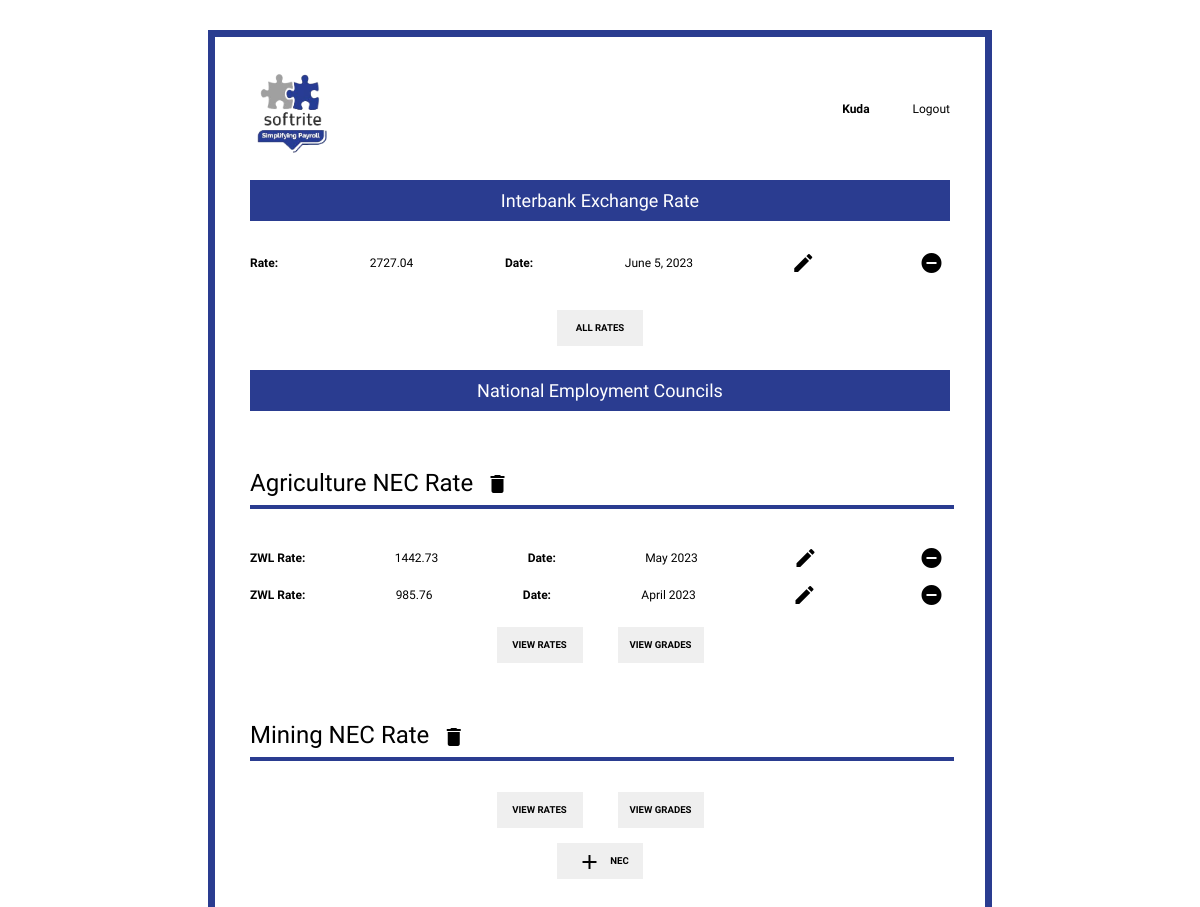
The app's page / (signed in) with its own data.
### payroll_info/models.py (models this page shows, shortened)
class InterbankUSDRate(models.Model):
    date = models.DateField(default=datetime.today, unique=True)
    rate = models.FloatField()
    class Meta:
        verbose_name_plural = "Interbank USD Rates"

class NEC(models.Model):
    name = models.CharField(max_length=100)
    class Meta:
        verbose_name_plural = "NECs"

class Rates(models.Model):
    nec = models.ForeignKey(NEC, on_delete=models.CASCADE)
    rate = models.FloatField()
    date = models.DateField(default=datetime.today)
    class Meta:
        verbose_name_plural = "NEC Rates"

### payroll_info/views.py (the view)
# urls.py: 2. Add a URL to urlpatterns:  path('', views.home, name='home')
@login_required
def home(request):
    necs = NEC.objects.all()
    interbank_instance = InterbankUSDRate.objects.order_by('-date').first()  # ordered by date descending (latest first)
    context = {
        'title': 'Admin',
        'necs': necs,
        'interbank_rate': interbank_instance,
    }
    return render(request, 'payroll_info/admin.html', context)

### payroll_info/templates/payroll_info/admin.html (shortened to what this page needs)
{% extends 'payroll_info/base.html' %}
{% block content %}
    <div id="home_page">
        <section id="interbank_rate" >
            <span class="section-header">
                Interbank Exchange Rate
            </span>
            <span class="flex-row">
                <label><b>Rate: </b></label>
                {{ interbank_rate.rate|floatformat:2 }}
                <label><b>Date: </b></label>
                {{ interbank_rate.date }}
                <a class="plain-link" href="{% url 'interbank-update' interbank_rate.id %}">
                    <i class="material-icons">edit</i>
                </a>
                <a class="plain-link" href="{% url 'interbank-delete' interbank_rate.id %}">
                    <i class="material-icons">remove_circle</i>
                </a>
            </span>
            <br>
        </section>
        <span class="button-row">
            <a class="plain-link" href="{% url 'interbank-rates' %}">
                <button type="button">
                    All Rates
                </button>
            </a>
        </span>
        <section id="nec_rates">
            <span class="section-header">
                National Employment Councils
            </span>
            {% for nec in necs %}
                <div class="collapsable" id="{{ nec.name }}_nec">
                    <h5>
                        {{ nec.name }} NEC Rate
                        <a class="plain-link" href="{% url 'nec-delete' nec.id %}">
                            <i class="material-icons">delete</i>
                        </a>
                    </h5>
                    {% if nec.rates_set %}
                        {% for nec_rate in nec.rates_set.all|dictsortreversed:'date'|slice:":2" %}
                            <span class="flex-row">
                            <label><b>ZWL Rate:</b></label>
                            {{ nec_rate.rate|floatformat:2 }}
                                <label><b>Date:</b></label>
                            {{ nec_rate.date|date:'F Y'}}
                            <a class="plain-link" href="{% url 'nec-rate-update' nec.id nec_rate.id %}">
                                <i class="material-icons">edit</i>
                            </a>
                            <a class="plain-link" href="{% url 'nec-rate-delete' nec.id nec_rate.id %}">
                                <i class="material-icons">remove_circle</i>
                            </a>
                        </span>
                        {% endfor %}
                    {% endif %}
                    <span class="button-row">
                        <a class="plain-link" href="{% url 'nec-rates' nec.id %}">
                            <button type="button">
                                View Rates
                            </button>
                        </a>
                        <a class="plain-link" href="{% url 'nec-grades' nec.id %}">
                            <button type="button">
                                View Grades
                            </button>
                        </a>
                    </span>
                </div>
            {% endfor %}
            <span class="button-row">
                <a class="plain-link" href="{% url 'nec-add' %}">
                    <button type="button" style="display: block; margin: auto;">
                        <i class="material-icons">add</i> NEC
                    </button>
                </a>
            </span>
        </section>
    </div>
{% endblock %}

### payroll_info/templates/payroll_info/base.html (shortened to what this page needs)
<!DOCTYPE html>
{% load static %}
{% load crispy_forms_tags %}
<html lang="en" dir="ltr">
    <head>
        <link rel="stylesheet" href="{% static 'payroll_info/css/qfc-light.css' %}">
        <link rel="stylesheet" href="{% static 'payroll_info/css/style2.css' %}">
        <link rel="stylesheet" href="{% static 'payroll_info/css/tables.css' %}">
        <link rel="stylesheet" href="{% static 'payroll_info/css/colours.css' %}">
    </head>
    <body>
        <div class="qfc-container">
            <section class="ribbon-container">
                <a href="{% url 'payroll-home' %}">
                    <img src="{% static 'payroll_info/images/logo-transparent.png' %}" class="ribbon-logo">
                </a>
                {%if user.is_authenticated %}
                    <div>
                        <a class="plain-link plain" href="{% url 'profile' %}" style="padding-right:2.5rem;">
                            <b>{{ user.username | title }}</b>
                        </a>
                        <a class="plain-link" href="{% url 'logout' %}">Logout</a>
                    </div>
                {% else %}
                    <div>
                        <a class="plain-link" href="{% url 'login' %}">Login</a>
                    </div>
                {% endif %}
            </section>
            {% block content %}
            {% endblock content%}
        </div>
    </body>
</html>

### payroll_info/static/payroll_info/css/qfc-light.css (style rules this page uses)
body { --main-bg-color: white; background: var(--main-bg-color); }
.qfc-container { --form-theme-color: #2a3c90; --form-bg-color: white; --input-text-color: black; --button-hover: #4e5050; --input-bg-gray: #E2E5E5; border: 7px solid var(--form-theme-color); font-size: 1em; font-family: "Titillium Web", sans-serif; background-color: var(--form-bg-color); padding: 35px; width: 700px; margin: 30px auto; }
.qfc-container h5 { font-size: 24px; line-height: 44px; }
.qfc-container h1, h2, h3, h4, h5, h6 { text-decoration: none; position: relative; margin: 50px 0 0; font-weight: 400; }
.section-header { width: 100%; display: block; background-color: var(--form-theme-color); color: white; text-align: center; font-size: 1.5em; padding-top: 10px; padding-bottom: 10px; margin: 1.33em 0; }
.qfc-container h1:not(.no-underline):after, .qfc-container h2:not(.no-underline):after, .qfc-container h3:not(.no-underline):after, .qfc-container h4:not(.no-underline):after, .qfc-container h5:not(.no-underline):after, .qfc-container h6:not(.no-underline):after { content: ''; position: relative; display: block; bottom: 0; margin-bottom: 31px; width: 100%; border: 2px solid var(--form-theme-color); }
.qfc-container label { font-weight: 400; }
.qfc-container div { margin-top: 5px; margin-bottom: 15px; }
.qfc-container button, input[type='button'], input[type='reset'], input[type='submit'] { font-family: inherit; line-height: 0; font-size: .8em; padding: 0; width: 86px; height: 36px; border: 0; cursor: pointer; -webkit-transition: all 0.3s; -moz-transition: all 0.3s; transition: all 0.3s; font-weight: 600; text-transform: uppercase; }

### payroll_info/static/payroll_info/css/style2.css (style rules this page uses)
.ribbon-container { width: 100%; margin-bottom: 2%; display: flex; justify-content: space-between; align-items: center; }
.ribbon-logo { width: 40%; display: block; }
.ribbon-container > a { text-align: center; width: 30%; }
.flex-row { display: flex; justify-content: space-between; align-items: center; }
.button-row { display: flex; justify-content: center; width:auto; column-gap: 5%; margin: 2% auto 2% auto; }
.button-link, .plain-link { text-decoration: none; color: inherit; }
.material-icons { vertical-align: middle; padding: 0.4rem; }
@media only screen and (min-width: 300px) and (max-width: 1200px) { body { font-size: 12px; } }

### records on screen
InterbankUSDRate: rate "2727.04", date "June 5, 2023"
NEC: name "Agriculture"
Rates: rate "1442.73", date "May 2023"
Rates: rate "985.76", date "April 2023"
NEC: name "Mining"

### other values on screen
{{ user.username | title }} "Kuda"
